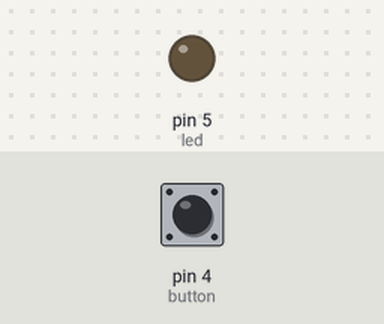
This sketch was run on a simulated Arduino Uno, built with avr-gcc and run on an emulated ATmega328P. Shown: output pins drawn as LEDs (lit = HIGH). The inputs (shaded band) are chosen by the test bench; at power-on: pin 4 (button) LOW. What the sketch prints to the serial monitor is not drawn.

Above: at 1.2 s.
1.3 s: pin 4 (button) pulled HIGH for 0.15 s
At 1.37 s:
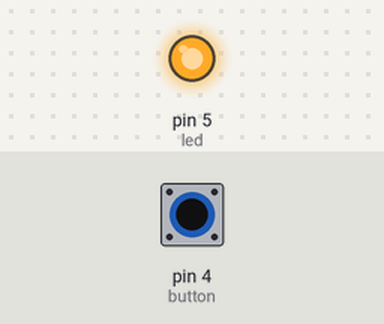
2.9 s: pin 4 (button) pulled HIGH for 3.2 s
At 6.5 s:
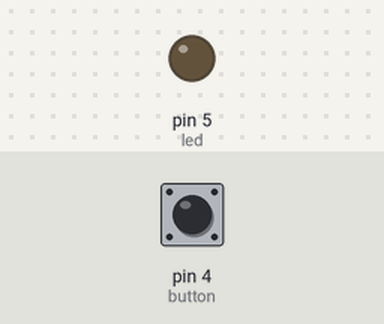
Timing chart, 0 to 8.0 s (numbered marks = the images above; inputs shaded):
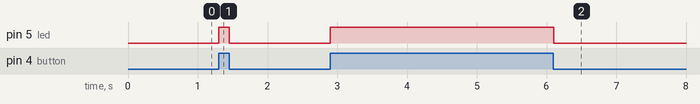

The sketch:

przycisk_z_dioda.ino
```cpp
const int led = 5;
const int button = 4;

int buttonState = 0;

void setup(){
  Serial.begin(115200);

  pinMode(led, OUTPUT);
  pinMode(button, INPUT);
}

void loop(){
  buttonState = digitalRead(button);
  Serial.println(buttonState);

  if(buttonState == HIGH){
    digitalWrite(led, HIGH);
  } else{
    digitalWrite(led, LOW);
  }
}
```

Measured:
- after the input at 1.3 s, pin 5 (led): LOW → HIGH at once, → LOW 0.15 s later
- after the input at 2.9 s, pin 5 (led): LOW → HIGH at once, → LOW 3.2 s later
